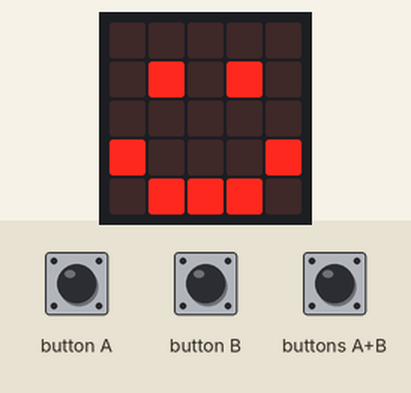
Bench run of a program on a simulated BBC micro:bit (MakeCode). Shown: the board's 5×5 LED display.

Above: at 0.1 s.
At 10.6 s:
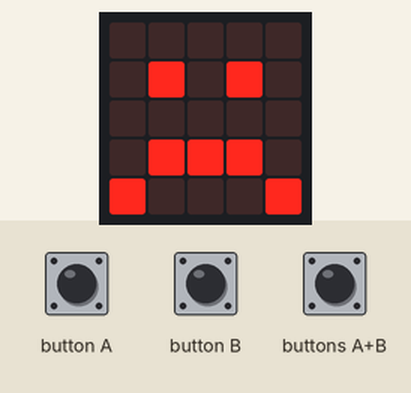
At 20.5 s:
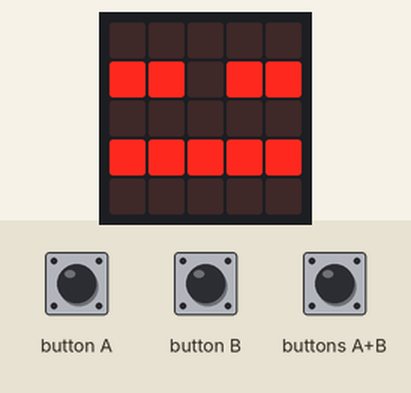

The program:

main.ts
```typescript
input.onButtonPressed(Button.A, function () {
    if (dood == 1) {
        knuffel += 0
    } else {
        knuffel += 5
    }
})
input.onButtonPressed(Button.B, function () {
    if (dood == 1) {
        voeding += 0
    } else {
        voeding += 5
    }
})
let dood = 0
let knuffel = 20
let voeding = 20
dood = 0
loops.everyInterval(1000, function () {
    knuffel += -1
    voeding += -1
})
basic.forever(function () {
    if (voeding < 0 && knuffel < 0) {
        basic.showLeds(`
            . . . . .
            # # . # #
            . . . . .
            # # # # #
            . . . . .
            `)
        dood = 1
    } else if (voeding < 10 && knuffel < 10) {
        basic.showIcon(IconNames.Sad)
    } else if (voeding < 20 && knuffel < 20) {
        basic.showIcon(IconNames.Happy)
    }
})
basic.forever(function () {
    if (dood == 1) {
        if (input.buttonIsPressed(Button.AB)) {
            knuffel = 20
            voeding = 20
            dood = 0
        }
    }
})
```

test.ts
```typescript
// tests gaan hier; deze zal niet worden gecompileerd wanneer dit pakket wordt gebruikt als extensie.
```

Measured:
- what the display in image 1 shows lasts 10.0 s, from 10.5 s to 20.5 s
